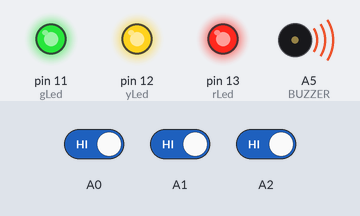
The sketch below on a simulated Arduino Uno, built with avr-gcc and run on an emulated ATmega328P. Shown: output pins drawn as LEDs (lit = HIGH), buzzer (waves = sounding). The test bench sets the inputs (shaded band); at power-on: A0 HIGH, A1 HIGH, A2 HIGH.

Above: at 1.2 s.
1.3 s: A0 driven LOW
At 2.1 s:
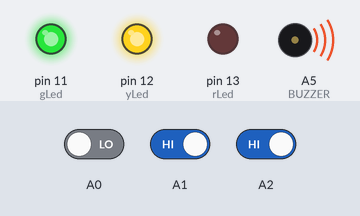
2.8 s: A1 driven LOW
At 3.2 s:
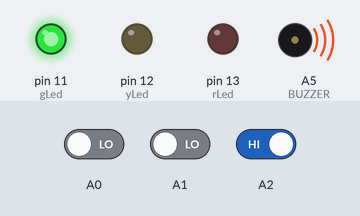
4.3 s: A2 driven LOW
At 5.5 s:
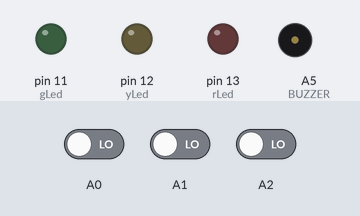
5.8 s: A0 driven HIGH
At 6.7 s:
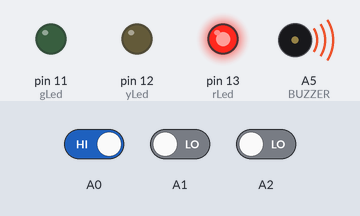
7.3 s: A1 driven HIGH
At 7.9 s:
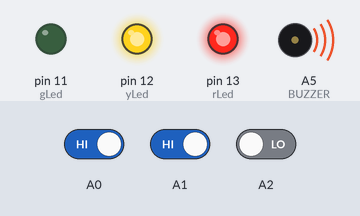
8.8 s: A0 driven LOW
At 10.2 s:
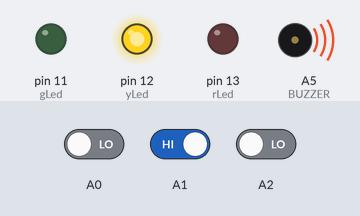
Timing chart, 0 to 11.3 s (numbered marks = the images above; inputs shaded):
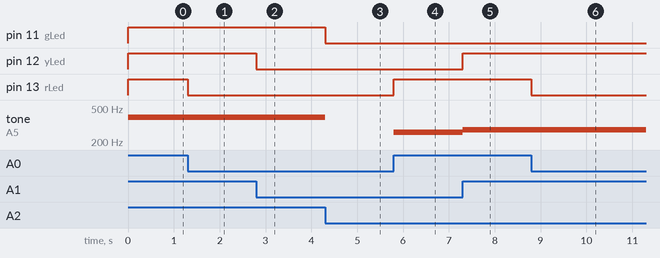

The sketch:

sketch_feb15a.ino
```cpp
#define rLed 13
#define yLed 12
#define gLed 11
#define BUZZER A5

double buttonState = 0;
double buttonState1 = 0;
double buttonState2 = 0;

void setup() {
  // put your setup code here, to run once:
   Serial.begin(9600);
  pinMode(BUZZER,OUTPUT);
  pinMode(A0,INPUT);
  pinMode(A1,INPUT);
  pinMode(A2,INPUT);
  pinMode(rLed, OUTPUT);
  pinMode(yLed, OUTPUT);
  pinMode(gLed, OUTPUT);
  digitalWrite(rLed, HIGH);
  digitalWrite(yLed, LOW);
  digitalWrite(gLed, LOW);
}

void loop() {
  // put your main code here, to run repeatedly:
buttonState = digitalRead(A0);
if( buttonState==LOW ) {

  digitalWrite(rLed, LOW);
}else {

  digitalWrite(rLed, HIGH);
  tone(BUZZER,261.63);
}
buttonState1 = digitalRead(A1);
if( buttonState1==LOW ) {

  digitalWrite(yLed, LOW);
}else {

  digitalWrite(yLed, HIGH);
  tone(BUZZER,277.18);
}

buttonState2 = digitalRead(A2);
if( buttonState2==LOW ) {

  digitalWrite(gLed, LOW);
}else {

  digitalWrite(gLed, HIGH);
  tone(BUZZER,392.00);
}


if(buttonState==LOW && buttonState1==LOW && buttonState2==LOW) noTone(BUZZER);
 /* int time = 100;
  tone(BUZZER, 1000);
  delay(time);
    tone(BUZZER, 2000);
  delay(time);
      tone(BUZZER, 3000);
  delay(time);
  tone(BUZZER, 4000);
  delay(time);
    tone(BUZZER, 5000);
  delay(time);
      tone(BUZZER, 6000);
  delay(time);
  */
}
```

Measured:
- after the input at 1.3 s, pin 13 (rLed): HIGH → LOW at once
- after the input at 2.8 s, pin 12 (yLed): HIGH → LOW at once
- after the input at 4.3 s, pin 11 (gLed): HIGH → LOW at once; tone on A5 (BUZZER): 392 Hz → silent at once
- after the input at 5.8 s, pin 13 (rLed): LOW → HIGH at once; tone on A5 (BUZZER): silent → 261 Hz at once
- after the input at 7.3 s, pin 12 (yLed): LOW → HIGH at once; tone on A5 (BUZZER): 261 Hz → 277 Hz at once
- after the input at 8.8 s, pin 13 (rLed): HIGH → LOW at once; tone on A5 (BUZZER): stays 277 Hz (without the input it goes to 261 Hz after 2.5 s)
